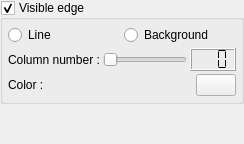
       <widget class="QWidget" name="pEdgeMode">
        <layout class="QVBoxLayout">
         <property name="spacing">
          <number>3</number>
         </property>
         <property name="margin">
          <number>0</number>
         </property>
         <item>
          <widget class="QGroupBox" name="gbEdgeModeEnabled">
           <property name="title">
            <string>Visible edge</string>
           </property>
           <property name="checkable">
            <bool>true</bool>
           </property>
           <layout class="QGridLayout">
            <property name="margin">
             <number>5</number>
            </property>
            <property name="spacing">
             <number>3</number>
            </property>
            <item row="2" column="0" colspan="2">
             <layout class="QHBoxLayout">
              <property name="spacing">
               <number>3</number>
              </property>
              <item>
               <widget class="QLabel" name="lEdgeColor">
                <property name="text">
                 <string>Color :</string>
                </property>
               </widget>
              </item>
              <item>
               <widget class="ColorButton" name="tbEdgeColor">
                <property name="sizePolicy">
                 <sizepolicy hsizetype="Fixed" vsizetype="Fixed">
                  <horstretch>0</horstretch>
                  <verstretch>0</verstretch>
                 </sizepolicy>
                </property>
               </widget>
              </item>
             </layout>
            </item>
            <item row="1" column="0" colspan="2">
             <layout class="QHBoxLayout">
              <property name="spacing">
               <number>3</number>
              </property>
              <item>
               <widget class="QLabel" name="lEdgeColumnNumber">
                <property name="text">
                 <string>Column number :</string>
                </property>
               </widget>
              </item>
              <item>
               <widget class="QSlider" name="sEdgeColumnNumber">
                <property name="sizePolicy">
                 <sizepolicy hsizetype="Expanding" vsizetype="Fixed">
                  <horstretch>0</horstretch>
                  <verstretch>0</verstretch>
                 </sizepolicy>
                </property>
                <property name="maximum">
                 <number>160</number>
                </property>
                <property name="orientation">
                 <enum>Qt::Horizontal</enum>
                </property>
                <property name="tickInterval">
                 <number>10</number>
                </property>
               </widget>
              </item>
              <item>
               <widget class="QLCDNumber" name="lnEdgeColumnNumber">
                <property name="sizePolicy">
                 <sizepolicy hsizetype="Fixed" vsizetype="Fixed">
                  <horstretch>0</horstretch>
                  <verstretch>0</verstretch>
                 </sizepolicy>
                </property>
                <property name="numDigits">
                 <number>3</number>
                </property>
                <property name="segmentStyle">
                 <enum>QLCDNumber::Flat</enum>
                </property>
               </widget>
              </item>
             </layout>
            </item>
            <item row="0" column="0">
             <widget class="QRadioButton" name="rbEdgeLine">
              <property name="text">
               <string>Line</string>
              </property>
             </widget>
            </item>
            <item row="0" column="1">
             <widget class="QRadioButton" name="rbEdgeBackground">
              <property name="text">
               <string>Background</string>
              </property>
             </widget>
            </item>
           </layout>
          </widget>
         </item>
         <item>
          <spacer>
           <property name="orientation">
            <enum>Qt::Vertical</enum>
           </property>
           <property name="sizeHint" stdset="0">
            <size>
             <width>20</width>
             <height>40</height>
            </size>
           </property>
          </spacer>
         </item>
        </layout>
       </widget>
